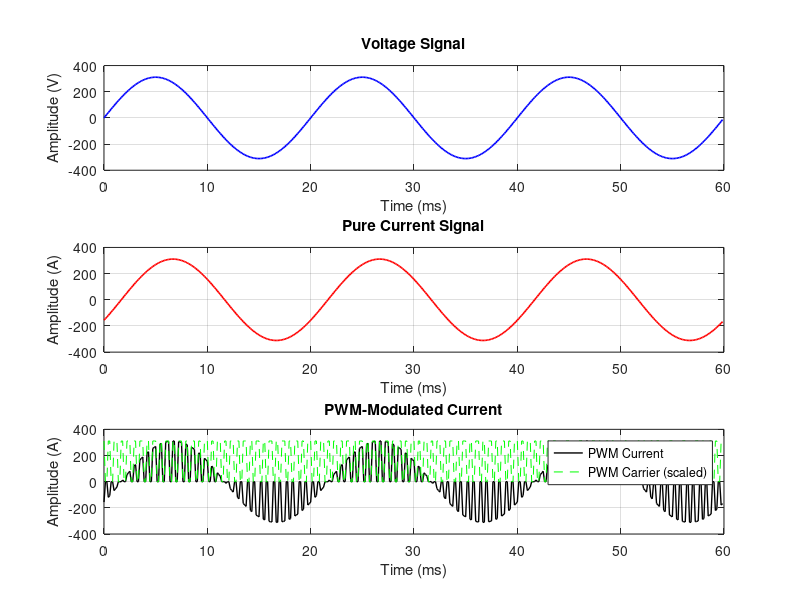

Source code (MATLAB):
clc; clear; close all;

fs = 7200;
f = 50;
N = round(fs / f * 3);
t = (0:N-1)/fs;
phase_deg = 30.1234;

% Example signals
v = 311*sin(2*pi*f*t);
i_pure = 311*sin(2*pi*f*t - deg2rad(phase_deg));

% Generate PWM waveform & apply to current
f_pwm = 20e3;                 % PWM frequency
pwm_carrier = square(2*pi*f_pwm*t, 50);   % 50% duty PWM: +1 / -1
pwm_carrier = (pwm_carrier + 1) / 2;  % Convert from [-1,1] → [0,1]
i = i_pure .* pwm_carrier;   % Modulated current

% References
ref_sin = sin(2*pi*f*t);
ref_cos = cos(2*pi*f*t);

% Voltage demodulation
Iv = (2/N)*sum(v .* ref_sin);
Qv = (2/N)*sum(v .* ref_cos);
phi_v = atan2(Qv, Iv);

% Current demodulation
Ii = (2/N)*sum(i .* ref_sin);
Qi = (2/N)*sum(i .* ref_cos);
phi_i = atan2(Qi, Ii);

% Phase shift
phase_shift = mod(phi_v - phi_i + pi, 2*pi) - pi;
fprintf('Phase shift = %.4f deg (expected: %.4f)\n', ...
    rad2deg(phase_shift), mod(phase_deg + 180, 360) - 180);



% === Plot ===
figure('Position',[100 100 1000 600]);

subplot(3,1,1);
plot(t*1000, v, 'b', 'LineWidth', 1.2);
title('Voltage Signal');
xlabel('Time (ms)'); ylabel('Amplitude (V)');
grid on;

subplot(3,1,2);
plot(t*1000, i_pure, 'r', 'LineWidth', 1.2);
title('Pure Current Signal');
xlabel('Time (ms)'); ylabel('Amplitude (A)');
grid on;

subplot(3,1,3);
plot(t*1000, i, 'k', 'LineWidth', 1);
hold on;
plot(t*1000, pwm_carrier * max(i_pure), 'g--');
title('PWM-Modulated Current');
xlabel('Time (ms)'); ylabel('Amplitude (A)');
legend('PWM Current', 'PWM Carrier (scaled)');
grid on;